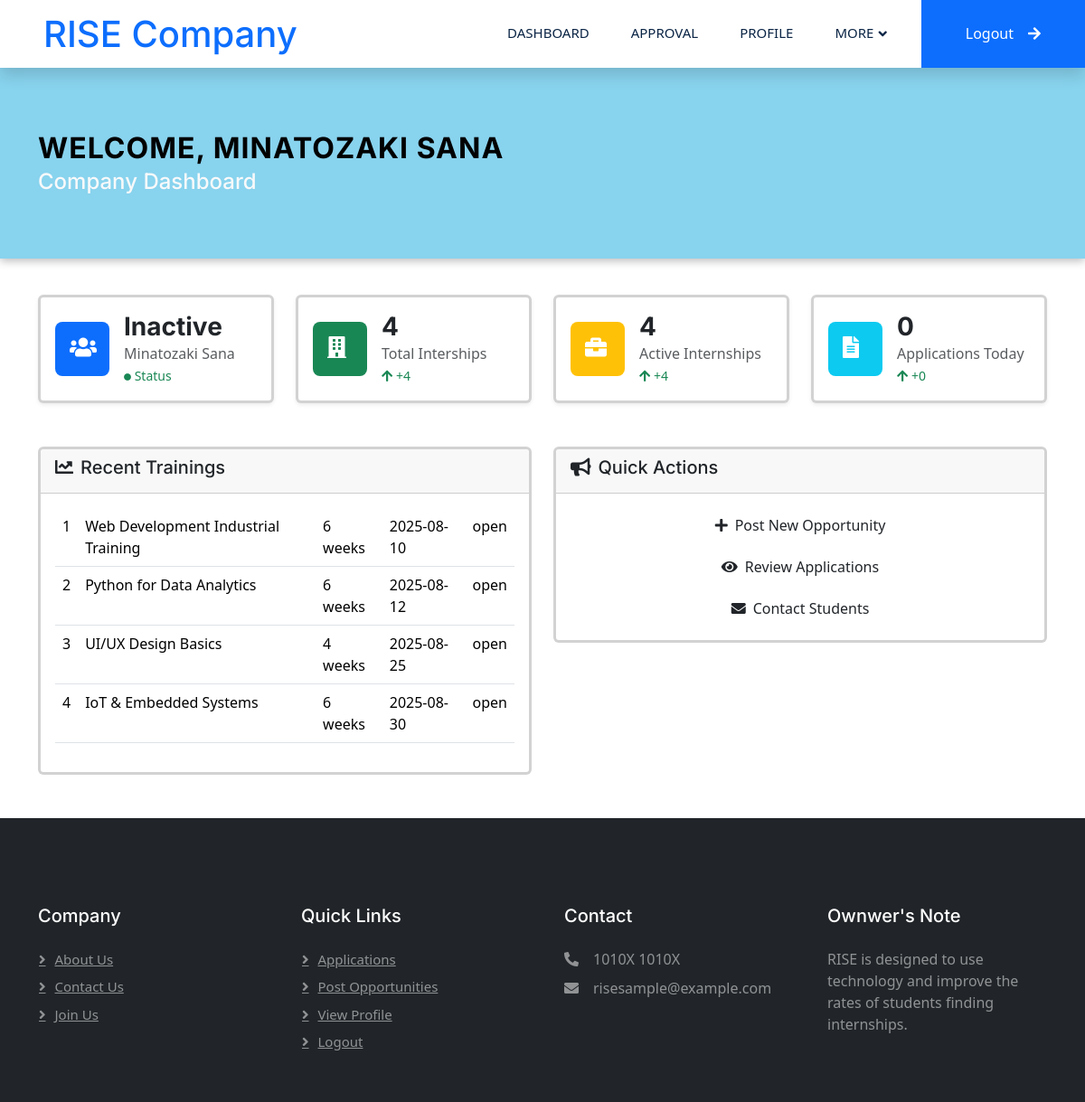
Screenshot of /company/company.php?id=3 with the database file from the repository.
### tables this page shows
CREATE TABLE `users` (
  `id` int(11) NOT NULL,
  `name` varchar(100) DEFAULT NULL,
  `email` varchar(100) DEFAULT NULL,
  `password` varchar(255) DEFAULT NULL,
  `contact` varchar(15) DEFAULT NULL,
  `role` enum('admin','student','company') DEFAULT NULL,
  `status` enum('active','inactive') DEFAULT 'active',
  `created_at` timestamp NOT NULL DEFAULT current_timestamp()
);

CREATE TABLE `internships` (
  `id` int(11) NOT NULL,
  `company_id` int(11) DEFAULT NULL,
  `title` varchar(150) DEFAULT NULL,
  `description` text DEFAULT NULL,
  `location` varchar(100) DEFAULT NULL,
  `duration` varchar(50) DEFAULT NULL,
  `stipend` varchar(50) DEFAULT NULL,
  `last_date` date DEFAULT NULL,
  `status` enum('open','closed') DEFAULT 'open',
  `created_at` timestamp NOT NULL DEFAULT current_timestamp()
);

### company/company.php (the view, shortened to what this page needs)
<?php
$company_id = $_SESSION['company_id'];
include("companyHeader.php");
include('../dbms/connection.php');
?>
<div class="container-fluid text-white" style="
    background: rgba(136, 211, 238, 1);
    background-repeat: no-repeat;
    background-position: center center;
    background-size: cover;
    box-shadow: 0 2px 10px rgba(0,0,0,0.3);
    padding-top:70px;
    padding-bottom:70px;
">
    <?php
    $query = "SELECT * FROM `users` WHERE role = 'company' AND id = $company_id";
    $result = mysqli_query($db, $query);
    if ($result && mysqli_num_rows($result) > 0) {
        $companyData = mysqli_fetch_assoc($result);
        $companyName = $companyData['name'];
        $status = $companyData['status'];
    } else {
        echo "<script>alert('Company not found or inactive.'); window.location.href='../login.php';</script>";
        exit();
    }
    ?>
    <div class="container">
        <div class="d-flex flex-column flex-md-row justify-content-between align-items-center">
            <div>
                <h2 class="fw-bold mb-1 text-uppercase text-black text-border" style="letter-spacing: 1px;">Welcome,
                    <?php echo $companyName; ?>
                </h2>
                <h4 class="mb-0 text-light">Company Dashboard</h4>
            </div>
        </div>
    </div>
</div>
<div class="container">
    <div class="row g-4 mt-3 mb-5">
        <div class="col-xl-3 col-md-6">
            <div class="card border-3 shadow-sm h-100">
                <div class="card-body">
                    <div class="d-flex align-items-center">
                        <div class="flex-shrink-0">
                            <div class="bg-primary text-white rounded-3 p-3" style="width: 60px; height: 60px;">
                                <i class="fas fa-users fs-4"></i>
                            </div>
                        </div>
                        <div class="flex-grow-1 ms-3">
                            <h3 class="fw-bold mb-0"><?php echo ucfirst($status); ?></h3>
                            <p class="text-muted mb-0"><?php echo $companyName; ?></p>
                            <small class="text-success"><i class="fas fa-circle"
                                    style="font-size: 8px;vertical-align: middle;top: -1px;"></i> Status</small>
                        </div>
                    </div>
                </div>
            </div>
        </div>
        <div class="col-xl-3 col-md-6">
            <div class="card border-3 shadow-sm h-100">
                <div class="card-body">
                    <div class="d-flex align-items-center">
                        <div class="flex-shrink-0">
                            <div class="bg-success text-white rounded-3 p-3" style="width: 60px; height: 60px;">
                                <i class="fas fa-building fs-4"></i>
                            </div>
                        </div>
                        <?php
                        $user_id = $_SESSION['company_id'];
                        $totalQuery = "
                            SELECT COUNT(*) AS total
                            FROM internships i
                            INNER JOIN companies c ON i.company_id = c.id
                            WHERE c.user_id = $user_id
                        ";
                        $totalResult = mysqli_query($db, $totalQuery);
                        $totalRow = mysqli_fetch_assoc($totalResult);
                        $totalInternships = $totalRow['total'];
                        $activeQuery = "
                            SELECT COUNT(*) AS active
                            FROM internships i
                            INNER JOIN companies c ON i.company_id = c.id
                            WHERE c.user_id = $user_id AND i.status = 'open'
                        ";
                        $activeResult = mysqli_query($db, $activeQuery);
                        $activeRow = mysqli_fetch_assoc($activeResult);
                        $activeInternships = $activeRow['active'];
                        ?>
                        <div class="flex-grow-1 ms-3">
                            <h3 class="fw-bold mb-0"><?php echo $totalInternships ?></h3>
                            <p class="text-muted mb-0">Total Interships</p>
                            <small class="text-success"><i
                                    class="fas fa-arrow-up"></i><?php echo " +" . $totalInternships; ?></small>
                        </div>
                    </div>
                </div>
            </div>
        </div>
        <div class="col-xl-3 col-md-6">
            <div class="card border-3 shadow-sm h-100">
                <div class="card-body">
                    <div class="d-flex align-items-center">
                        <div class="flex-shrink-0">
                            <div class="bg-warning text-white rounded-3 p-3" style="width: 60px; height: 60px;">
                                <i class="fas fa-briefcase fs-4"></i>
                            </div>
                        </div>
                        <div class="flex-grow-1 ms-3">
                            <h3 class="fw-bold mb-0"><?php echo $activeInternships ?></h3>
                            <p class="text-muted mb-0">Active Internships</p>
                            <small class="text-success"><i
                                    class="fas fa-arrow-up"></i><?php echo " +" . $activeInternships; ?></small>
                        </div>
                    </div>
                </div>
            </div>
        </div>
        <div class="col-xl-3 col-md-6">
            <div class="card border-3 shadow-sm h-100">
                <div class="card-body">
                    <div class="d-flex align-items-center">
                        <div class="flex-shrink-0">
                            <div class="bg-info text-white rounded-3 p-3" style="width: 60px; height: 60px;">
                                <i class="fas fa-file-alt fs-4"></i>
                            </div>
                        </div>
                        <div class="flex-grow-1 ms-3">
                            <h3 class="fw-bold mb-0">0</h3>
                            <p class="text-muted mb-0">Applications Today</p>
                            <small class="text-success"><i class="fas fa-arrow-up"></i> +0</small>
                        </div>
                    </div>
                </div>
            </div>
        </div>
    </div>
    <div class="row">
        <div class="col-md-6">
            <div class="card border-3">
                <div class="card-header">
                    <h5><i class="fas fa-chart-line me-2"></i>Recent Trainings</h5>
                </div>
                <div class="card-body">
                    <table class="table">
                        <tbody>
                            <?php
                            include('../dbms/connection.php');
                            $query = "SELECT i.*, c.id AS company_name
                            FROM internships i
                            INNER JOIN companies c ON i.company_id = c.id
                            WHERE c.user_id = $user_id";
                            $result = mysqli_query($db, $query);
                            $sno = 1;
                            while ($row = mysqli_fetch_assoc($result)) {
                                ?>
                                <tr>
                                    <td scope="row"><?php echo $sno ?></td>
                                    <td><?php echo $row["title"] ?></td>
                                    <td><?php echo $row["duration"] ?></td>
                                    <td><?php echo $row["last_date"] ?></td>
                                    <td><?php echo $row["status"] ?></td>
                                </tr>
                                <?php
                                $sno++;
                            }
                            ?>
                        </tbody>
                    </table>
                </div>
            </div>
        </div>
        <div class="col-md-6">
            <div class="card border-3">
                <div class="card-header">
                    <h5><i class="fas fa-bullhorn me-2"></i>Quick Actions</h5>
                </div>
                <div class="card-body">
                    <a href="companyOpportunities.php"><button class="btn btn-gradient mb-2 w-100">
                            <i class="fas fa-plus me-2"></i>Post New Opportunity
                        </button></a>
                    <a href="companyApproval.php"><button class="btn btn-gradient mb-2 w-100">
                            <i class="fas fa-eye me-2"></i>Review Applications
                        </button></a>
                    <a href="companyMessage.php"><button class="btn btn-gradient w-100">
                            <i class="fas fa-envelope me-2"></i>Contact Students
                        </button></a>
                </div>
            </div>
        </div>
    </div>
</div>
</div>
<?php
include("companyFooter.php");
?>

### css/style.css (style rules this page uses)
:root { --primary: #1e3c72; --secondary: #4facfe; --accent: #007bff; --light: #f0f8ff; --surface: #dbefff; --dark: #0b2545; --muted: #b0c4de; --border: #4682b4; }
.btn { font-family: 'Inter', sans-serif; font-weight: 600; transition: .5s; }

### rows the page displays
users: name "MINATOZAKI SANA", status "Inactive", name "Minatozaki Sana"
internships: title "Web Development Industrial Training", duration "6 weeks", last_date "2025-08-10", status "open"
internships: title "Python for Data Analytics", duration "6 weeks", last_date "2025-08-12", status "open"
internships: title "UI/UX Design Basics", duration "4 weeks", last_date "2025-08-25", status "open"
internships: title "IoT & Embedded Systems", duration "6 weeks", last_date "2025-08-30", status "open"

### other values shown
$totalInternships "4"
$activeInternships "4"
